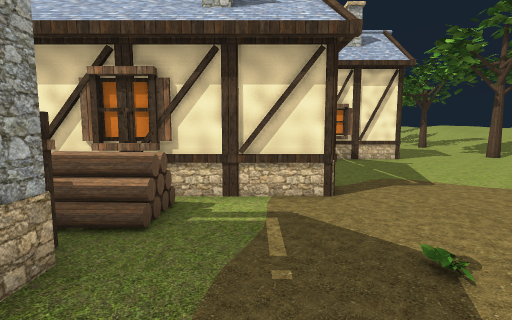
view 1 (above)

19 first-person views from a walk through a scene from a Unity 3-D project. The camera is 1.3 m above the floor, tilts 6° down and sees 85° across. Doors are open. The floor is counted in squares, 1 m on a side. Each view is taken from the middle of a square. On the plan, view 1 faces up. The plan holds only what a view shows up to about 13 squares ahead; the rest is blank. The place goes on beyond the plan. The player character is not drawn.

view 2
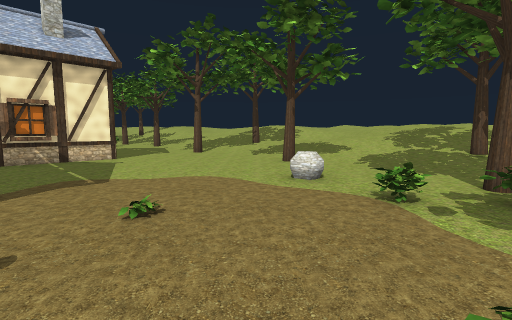

view 3
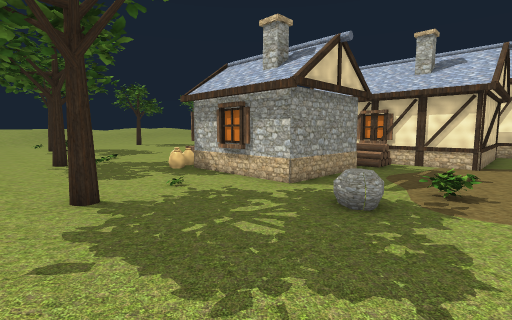

view 4
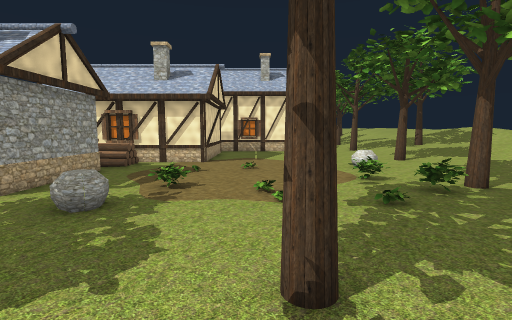

view 5
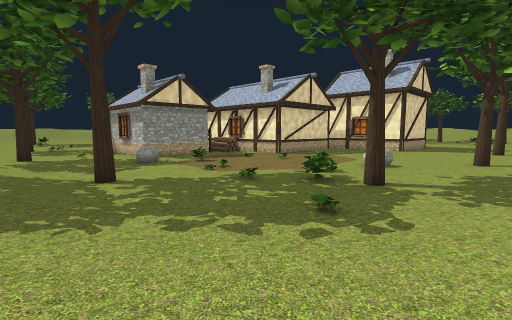

view 6
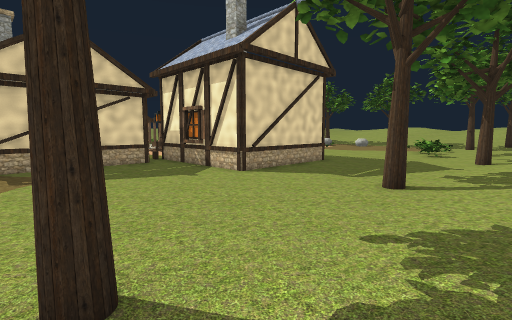

view 7
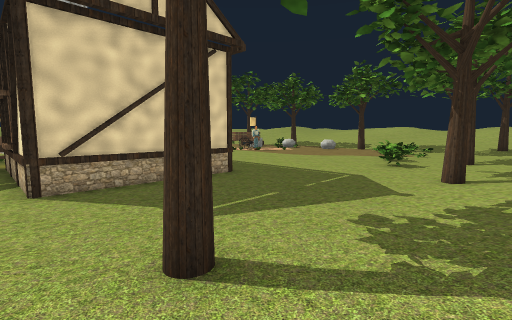

view 8
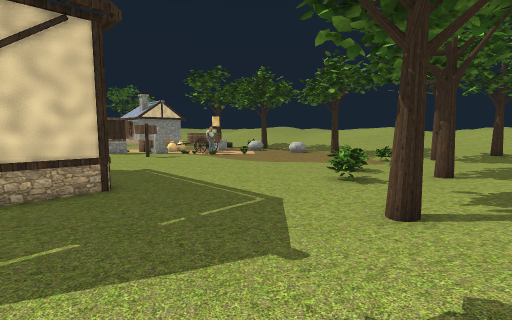

view 9
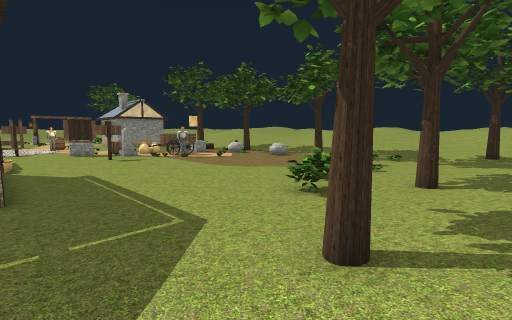

view 10
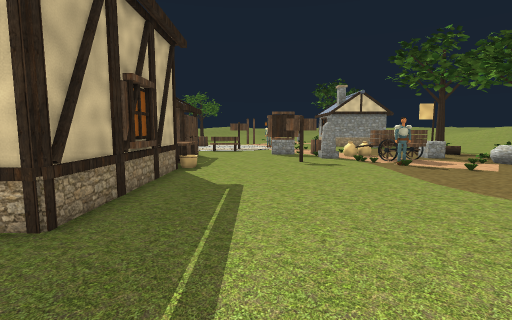

view 11
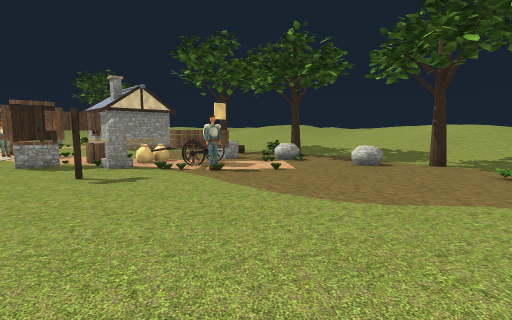

view 12
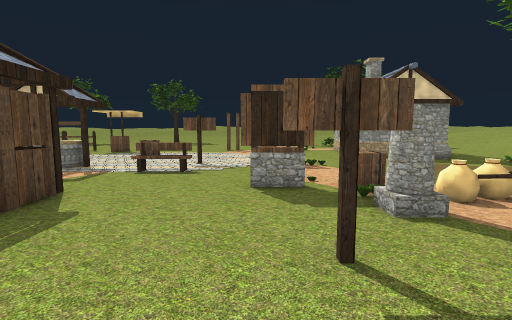

view 13
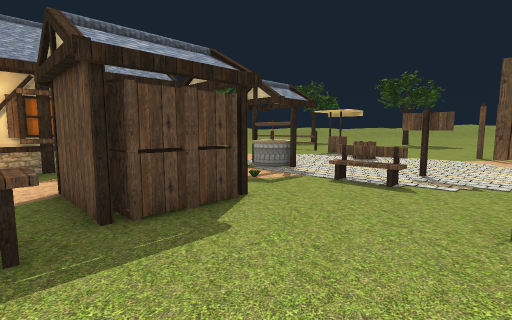

view 14
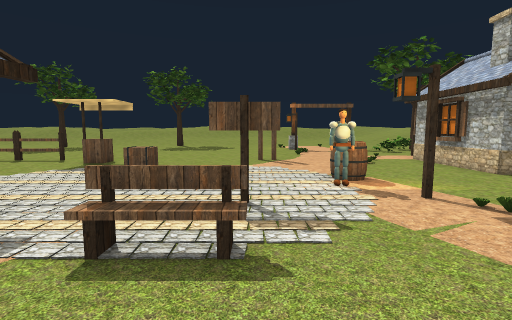

view 15
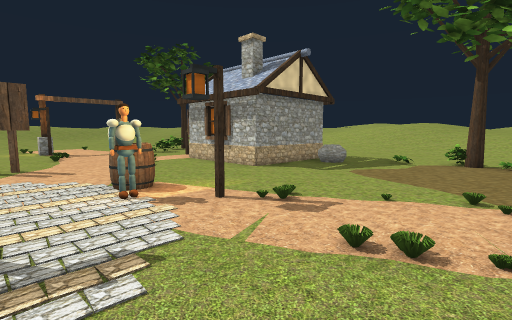

view 16
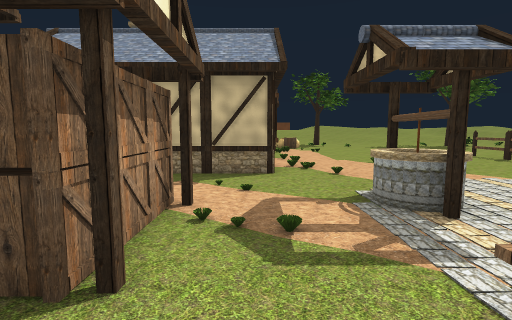

view 17
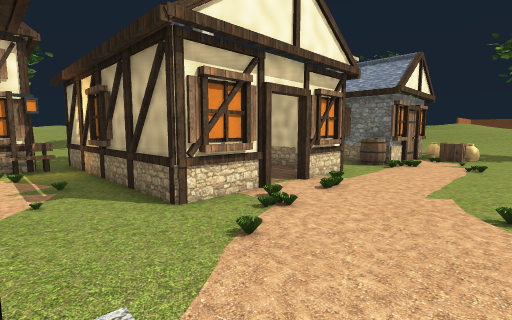

view 18
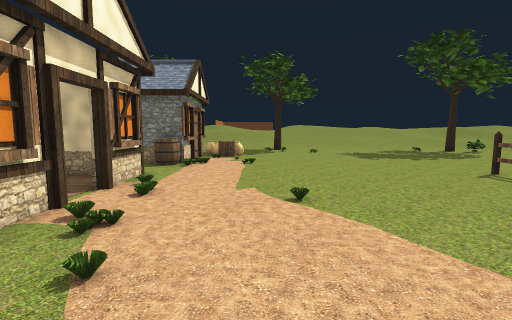

view 19
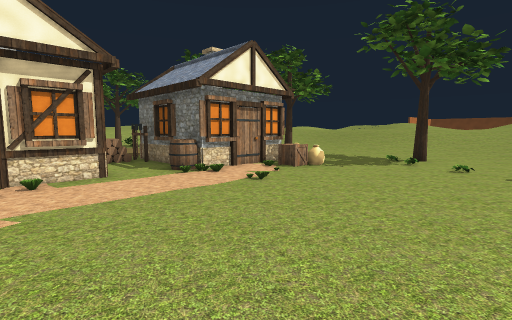

### Floor plan
Key: @ floor where view 1 was taken; # wall or solid block; . main floor; : floor 0.25 m higher than the main floor; / step, stairs or slope; D open door; = window, fence, low wall or low ledge; O other object.
Columns run from 18 left of view 1 to 14 right of it. Each row starts with its distance up from view 1.
 33        ...##         .##.   O ..
 32       ../..O      ..OO...   ....
 31      #O.....   ..O..O#.... .....
 30      #O.....   =.......... O....
 29      #.......  =.......... .....:
 28 O   ##....... .OO..:...... .....:
 27 .####........ O OO#.............:
 26 ..............OOO..........O=...:
 25  ...........OOOO.................
 24    .........OO.O............=...:
 23 .....OO.O...##..O...........=...:
 22 .....OO.....##..O...............:
 21 #...............................:
 20 #.......O.O.....................:
 19 ........O.O......OO.............:
 18 .............OOOOOOO####O.......:
 17 ... OODD......OOO.     ##.......:
 16 ... OODD.O... O O.O     #.......:
 15   .  ...OOO..OO O.      #.......:
 14  ##......O........O     #.....O.:
 13   #...............O######.......:
 12 ...............OOOOO............:
 11 .O.........OOOOOOOOO.............
 10 .O.........#O      O............:
  9 .O..........O      O............:
  8  O.........OO      O............:
  7  O.........#O      O..........#.
  6 .O.........OOOOOOOOO............:
  5 ...............OO...............:
  4 ...............OO...............:
  3 ...........OO##O#.........O.....:
  2 ...........O##  #...............:
  1 ...........##   #...............:
  0    ......OO#    #.@.............:
 -1    ......OOO    #..........##...
 -2    ........O#####......../......
 -3    ................O............
 -4     ........../.................
 -5     ...#...............#........
 -6     ...........#......O.........
 -7     ...........................
 -8     ..    :::::::::::::::::... :

Where each view was taken, in squares from view 1:
view 1: 0 up, 0 right, facing up
view 2: 1 down, 2 right, facing up-right
view 3: 8 down, 3 right, facing up-left
view 4: 8 down, 4 right, facing up
view 5: 8 down, 13 right, facing up-left
view 6: 6 up, 14 right, facing up-left
view 7: 12 up, 14 right, facing up-left
view 8: 16 up, 14 right, facing up-left
view 9: 18 up, 14 right, facing up-left
view 10: 21 up, 10 right, facing left
view 11: 21 up, 7 right, facing up-left
view 12: 22 up, 1 right, facing left
view 13: 22 up, 1 left, facing down-left
view 14: 20 up, 5 left, facing left
view 15: 20 up, 6 left, facing up-left
view 16: 20 up, 6 left, facing down
view 17: 14 up, 11 left, facing down-right
view 18: 14 up, 10 left, facing down
view 19: 8 up, 15 left, facing down-right
